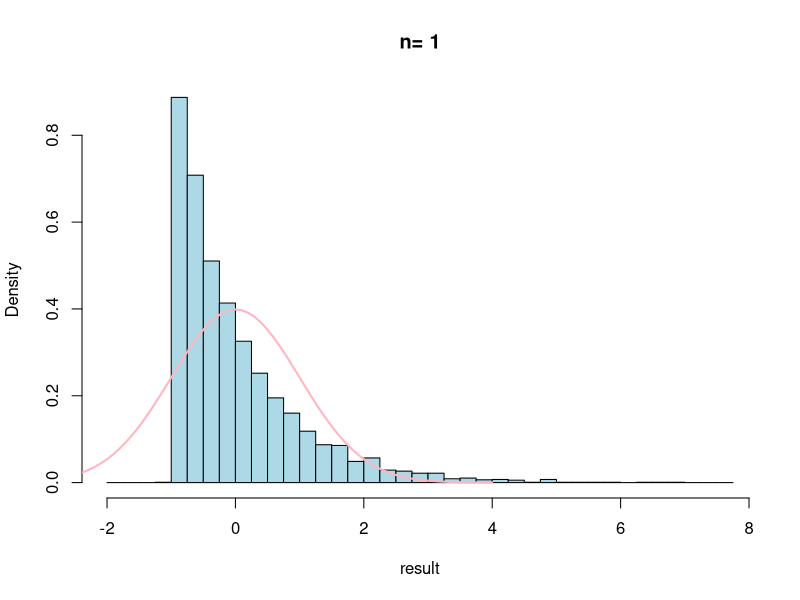
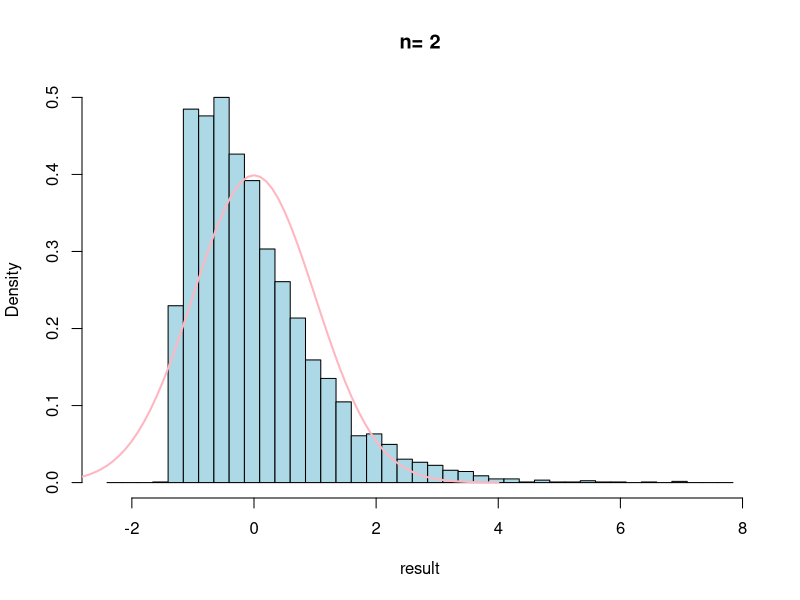
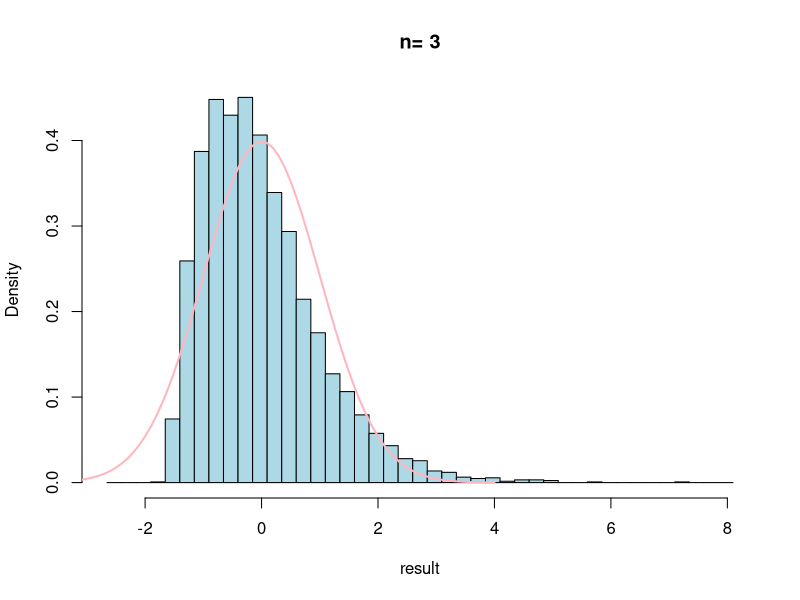
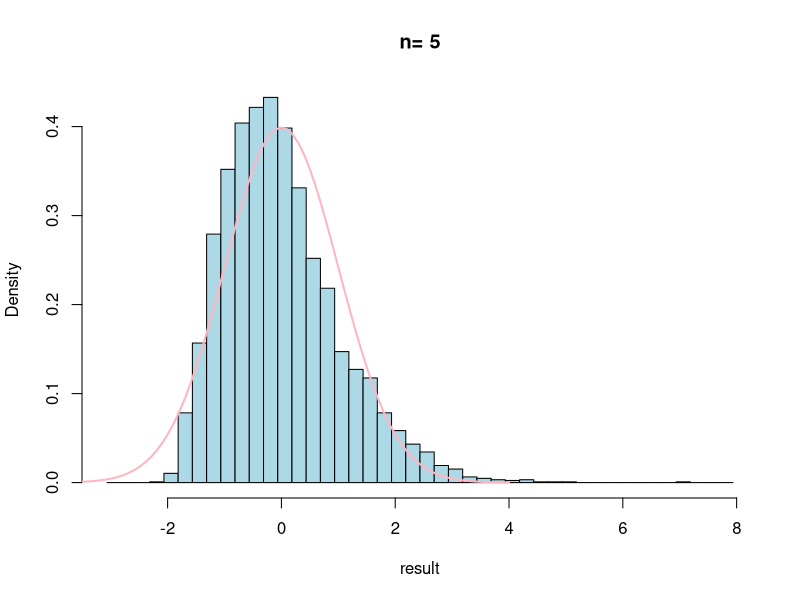
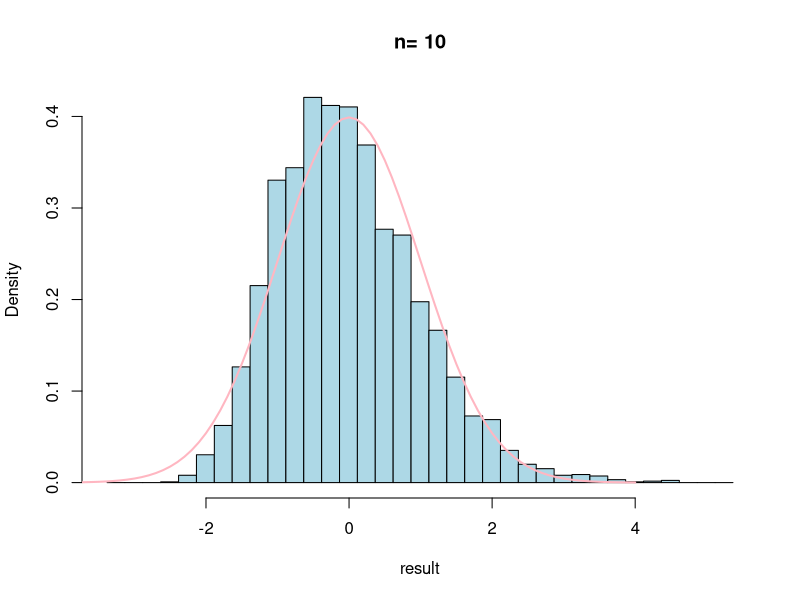
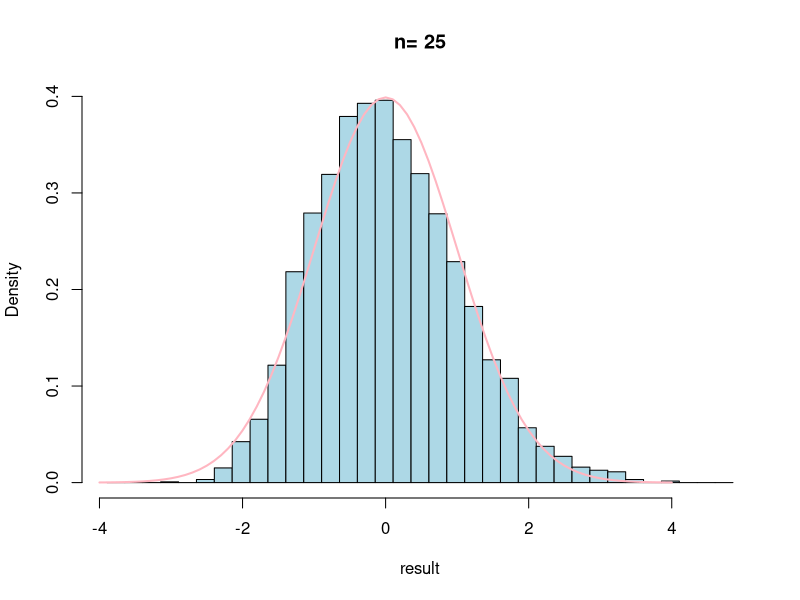
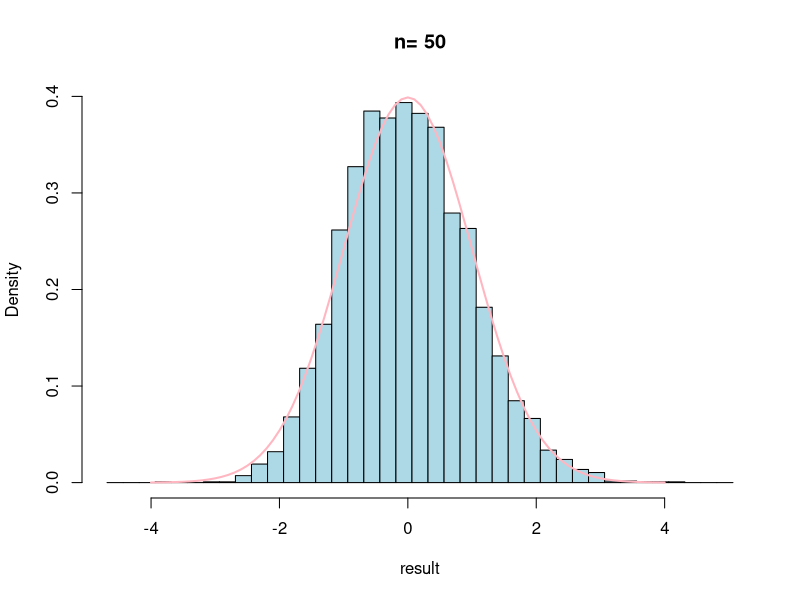
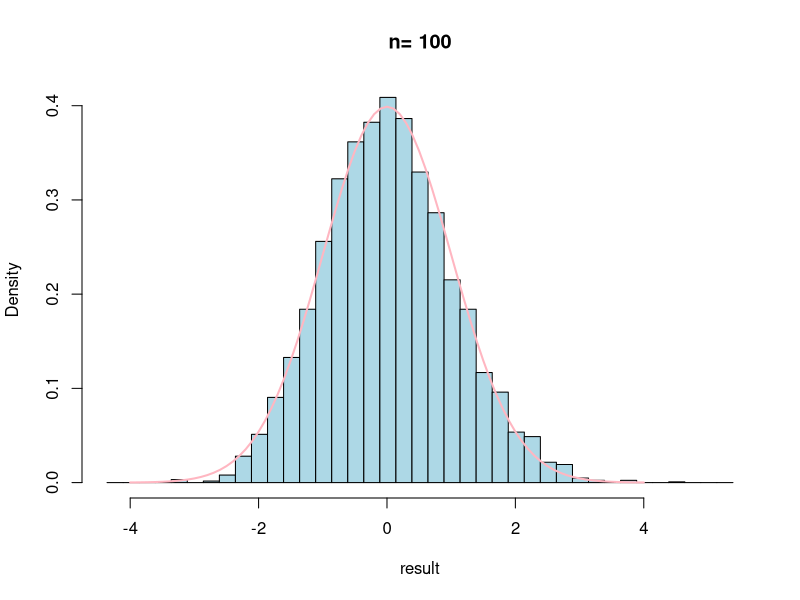

The R script that drew these images, in order:
# Aufgabe 5 

# Illustrating the Central Limit Theorem for a random sample from exp(1)-distribution

# Loop over different sample sizes
for (n in c(1, 2, 3, 5, 10, 25, 50, 100, 250, 500, 1000, 2000)) {
  
  # Initialize vector to store results, and set distribution parameters
  result <- c()
  mu <- 1
  sigma <- 1
  
  # Generate 5000 samples for each sample size
  for (i in 1:5000) {
    # Generate a random sample X (n numbers) from exp(1) distribution
    X <- rexp(n, 1/mu)
    
    # Calculate standardized mean and store in the result vector
    result[i] <- (mean(X) - mu) / sigma * sqrt(n)
  }
  
  # Calculate histogram of standardized sample means (not plotted)
  hist <- hist(result, breaks = seq(min(result) - 1, max(result) + 1, by = 0.25), plot = FALSE) # breaks = interval , not plotted = nur erstellen, nicht anzeigen
  
  # Set y-axis limits for proper scaling
  ylim <- range(hist$density, dnorm(0))
  
  # Plot histogram with probability density and overlay standard normal distribution
  hist(result, breaks = seq(min(result) - 1, max(result) + 1, by = 0.25), prob = TRUE, ylim = ylim, 
       main = paste("n=", n), col = "lightblue")
  
  # Overlay standard normal distribution curve
  x <- seq(-4, 4, by = 0.1)
  lines(x, dnorm(x), lty = 1, lwd = 2, col = "lightpink")
  
  # Introduce a pause for visualization
  Sys.sleep(1.5)
}

#the distribution of the sum or mean of many independent, identically distributed random variables,
#even if the original distribution is not normal (int this case exponential distributed), 
#becomes very similar to a normal distributionif the sample size is large enough
